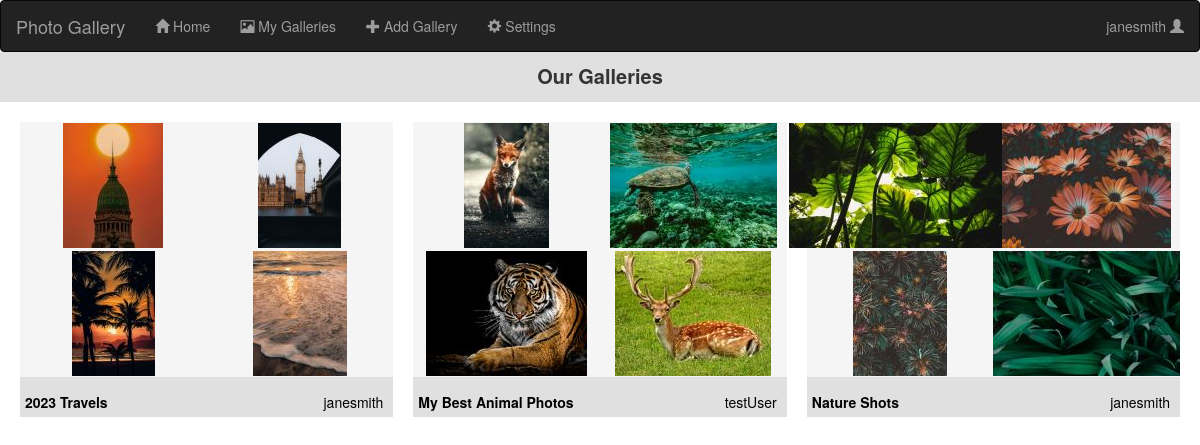
Screenshot of / (signed in) with the database file from the repository.
### app.py (models this page shows, shortened)
class User(UserMixin, db.Model):
    __tablename__ = 'users'
    __bind_key__ = 'users'
    id = db.Column(db.Integer, primary_key = True)
    fname = db.Column(db.String(32))
    lname = db.Column(db.String(32))
    email = db.Column(db.String(300), unique = True)
    username = db.Column(db.String(24))
    passwordHash = db.Column(db.String(128))
    galleries = db.relationship('Gallery', backref='user')

class Photo(db.Model):
    __tablename__ = 'photos'
    __bind_key__ = 'photos'
    id = db.Column(db.Integer, primary_key=True)
    galleryId = db.Column(db.Integer, db.ForeignKey(Gallery.id))
    photoURL = db.Column(db.String(32))
    thumbnailURL = db.Column(db.String(32))

class Gallery(db.Model):
    __tablename__ = 'galleries'
    id = db.Column(db.Integer, primary_key=True)
    userId = db.Column(db.Integer, db.ForeignKey(User.id))
    numPhotos = db.Column(db.Integer)
    title = db.Column(db.String(40))
    dateCreated = db.Column(db.Date)
    dateLastEdited = db.Column(db.Date)
    description = db.Column(db.Text)
    photos = db.relationship('Photo', backref='gallery')

### app.py (the view)
@app.route("/")
def homePage():
    return render_template('index.html', galleries = galleries, photos = photos, users = users, loggedIn = isLoggedIn(), username = getCurrentUsername())

### app.py (called while the page is built)
@lm.user_loader
def loadUser(id):
    return User.query.get(int(id))

def getCurrentUsername():
    currentUserID = session.get("userId", None)
    currentUsername = None
    if currentUserID != None:
        currentUsername = loadUser(currentUserID).username
    return currentUsername

def isLoggedIn():
    if 'loggedIn' not in session:
        session['loggedIn'] = False
        session.modified = True
    return session['loggedIn']

### templates/index.html (shortened to what this page needs)
{% extends "base.html" %}
{% block content %}
    <div class = "pageTitle">
        Our Galleries
    </div>
    <div id = "galleries">
    {% for key in galleries %}
        {% set gallery = galleries[key] %}
        {% set numPhotos = gallery['numPhotos'] %}
        {% set photosList = gallery['photos'] %}
        <div class = "galleryPreview">
            <a href = "{{ url_for('viewGallery', galleryID = gallery['id'])}}">
                <div class = "photosPreview">
                    {% for i in range(4) %}
                        <div class = "thumbnailPhoto">
                            {% set photoURL = photos[photosList[(i%numPhotos)]]['thumbnailURL'] %}
                            <img src="{{photoURL}}">
                        </div>
                    {% endfor %}
                </div>
                <div class = "previewDetails">
                    <div class = "previewTitle">{{gallery['title']}}</div>
                    <div class = "previewUser">{{users[gallery['userId']]['username']}}</div>
                </div>
            </a>
        </div>
    {% endfor %}
    </div>
{% endblock %}

### templates/base.html (shortened to what this page needs)
{% extends "bootstrap/base.html" %}
{% block head %}
    <link rel = "stylesheet" href = "../static/style.css">
    <link rel="stylesheet" href="https://cdn.jsdelivr.net/npm/bootstrap@3.3.7/dist/css/bootstrap.min.css">
{% endblock %}
{% block body %}
<nav class="navbar navbar-inverse" id = "navbar">
    <div class="container-fluid">
        <div class="navbar-header">
            <a class="navbar-brand" href="#">Photo Gallery</a>
        </div>
        <ul class="nav navbar-nav">
            <li><a href="{{ url_for('homePage') }}"><span class="glyphicon glyphicon-home"></span> Home</a></li>
            <li><a href="#"><span class="glyphicon glyphicon-picture"></span> My Galleries</a></li>
            <li><a href="{{ url_for('addGallery') }}"><span class="glyphicon glyphicon-plus"></span> Add Gallery</a></li>
            <li><a href="{{ url_for('settings') }}"><span class="glyphicon glyphicon-cog"></span> Settings</a></li>
        </ul>
        <ul class="nav navbar-nav navbar-right">
            {% if loggedIn == False %}
                <li><a href="{{ url_for('register') }}"><span class="glyphicon glyphicon-user"></span> Sign Up</a></li>
                <li><a href="{{ url_for('login') }}"><span class="glyphicon glyphicon-log-in"></span> Login</a></li>
            {% elif loggedIn == True %}
                <li onmouseenter="showPopup()" onmouseleave="hidePopup()"><a href="#">{{username}} <span class="glyphicon glyphicon-user"></span></a></li>
            {% endif %}
        </ul>
    </div>
</nav>
    {% block content %}{% endblock %}
{% endblock %}

### static/style.css (style rules this page uses)
:root { --lightBackground: #F5F5F5; --darkBackground: #E0E0E0; }
#navbar { margin-bottom: 0; }
.pageTitle { margin: auto; font-size: 20px; background-color: var(--darkBackground); text-align: center; font-weight: bold; height: 50px; padding-top: 10px; }
#galleries { display:grid; grid-gap: 20px; grid-template-columns: repeat(3, 1fr); padding: 20px; }
.galleryPreview { background-color: var(--darkBackground); }
.photosPreview { display: grid; grid-template-rows: repeat(2, 1fr); grid-template-columns: repeat(2, minmax(150px, 1fr)); grid-auto-columns: auto auto; place-items: center; margin: auto; margin-bottom: 10px; height: 255px; background-color: var(--lightBackground); }
.previewTitle { float:left; font-weight: bold; padding: 5px; }
.previewUser { float: right; padding: 5px; padding-right: 10px; }
.previewDetails { color: black; }

### rows the page displays
User: username "janesmith", username "janesmith" "janesmith"
Photo: thumbnailURL (picture)
Photo: thumbnailURL (picture)
Photo: thumbnailURL (picture)
Photo: thumbnailURL (picture)
Gallery: title "2023 Travels"
Photo: thumbnailURL (picture)
Photo: thumbnailURL (picture)
Photo: thumbnailURL (picture)
Photo: thumbnailURL (picture)
Gallery: title "My Best Animal Photos"
User: username "testUser"
Photo: thumbnailURL (picture)
Photo: thumbnailURL (picture)
Photo: thumbnailURL (picture)
Photo: thumbnailURL (picture)
Gallery: title "Nature Shots"
